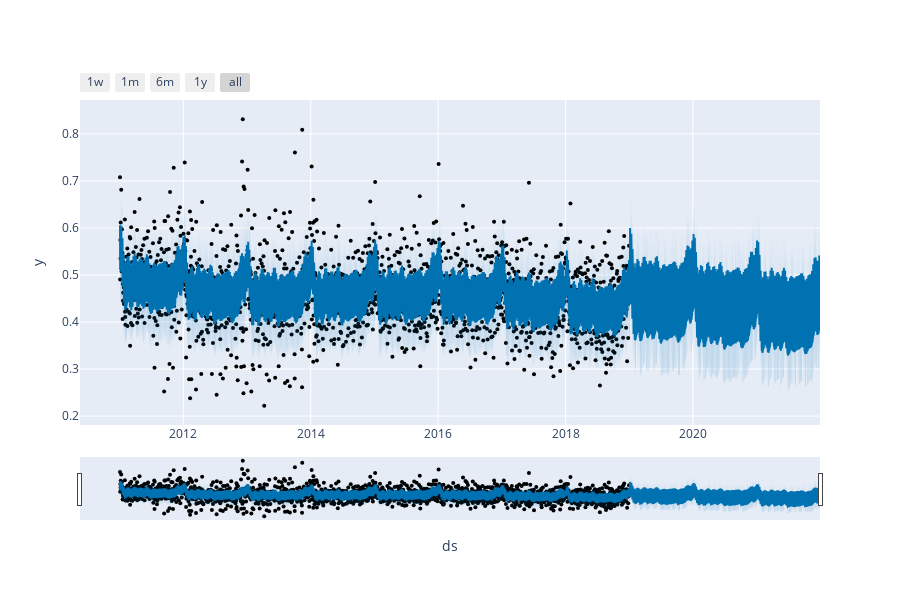

The cell this chart's notebook holds for it:
### Code cell
plot_plotly(m_rec, forecast_rec)

### Figure 1 — Plotly figure (JSON) as saved in the notebook; plotly's stock layout.template omitted (floating-point values rounded to 4 significant figures; data arrays with more than 128 entries replaced by an {"elided": "..."} marker saying what was removed)
{"data": [{"marker": {"color": "black", "size": 4}, "mode": "markers", "name": "Actual", "type": "scatter", "x": {"elided": "2086 str values"}, "y": {"elided": "2086 float values"}}, {"hoverinfo": "skip", "line": {"width": 0}, "mode": "lines", "type": "scatter", "x": {"elided": "3181 str values"}, "y": {"elided": "3181 float values"}}, {"fill": "tonexty", "fillcolor": "rgba(0, 114, 178, 0.2)", "line": {"color": "#0072B2", "width": 2}, "mode": "lines", "name": "Predicted", "type": "scatter", "x": {"elided": "3181 str values"}, "y": {"elided": "3181 float values"}}, {"fill": "tonexty", "fillcolor": "rgba(0, 114, 178, 0.2)", "hoverinfo": "skip", "line": {"width": 0}, "mode": "lines", "type": "scatter", "x": {"elided": "3181 str values"}, "y": {"elided": "3181 float values"}}], "layout": {"height": 600, "showlegend": false, "width": 900, "xaxis": {"rangeselector": {"buttons": [{"count": 7, "label": "1w", "step": "day", "stepmode": "backward"}, {"count": 1, "label": "1m", "step": "month", "stepmode": "backward"}, {"count": 6, "label": "6m", "step": "month", "stepmode": "backward"}, {"count": 1, "label": "1y", "step": "year", "stepmode": "backward"}, {"step": "all"}]}, "rangeslider": {"visible": true}, "title": {"text": "ds"}, "type": "date"}, "yaxis": {"title": {"text": "y"}}}}
